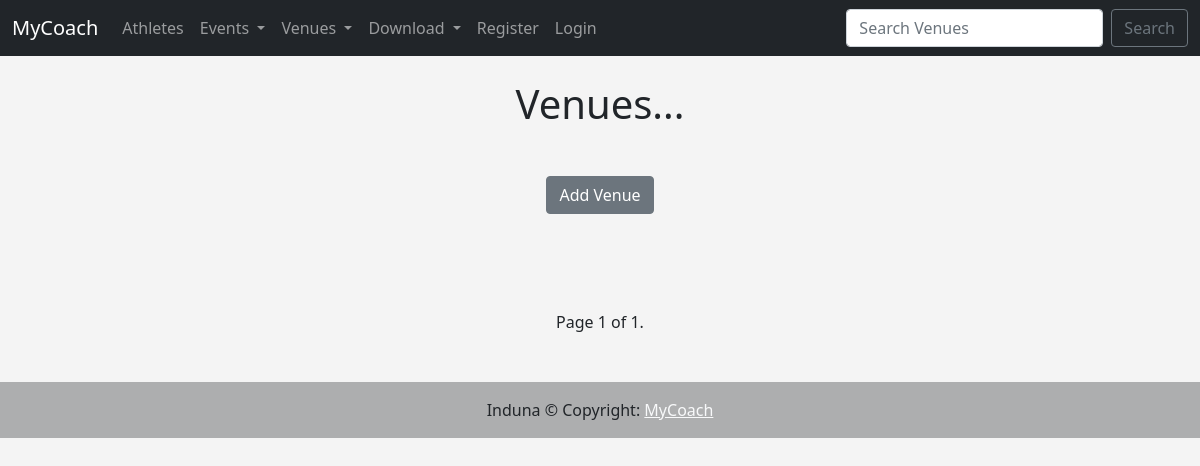
Before: /list_venues/ with the older database file.
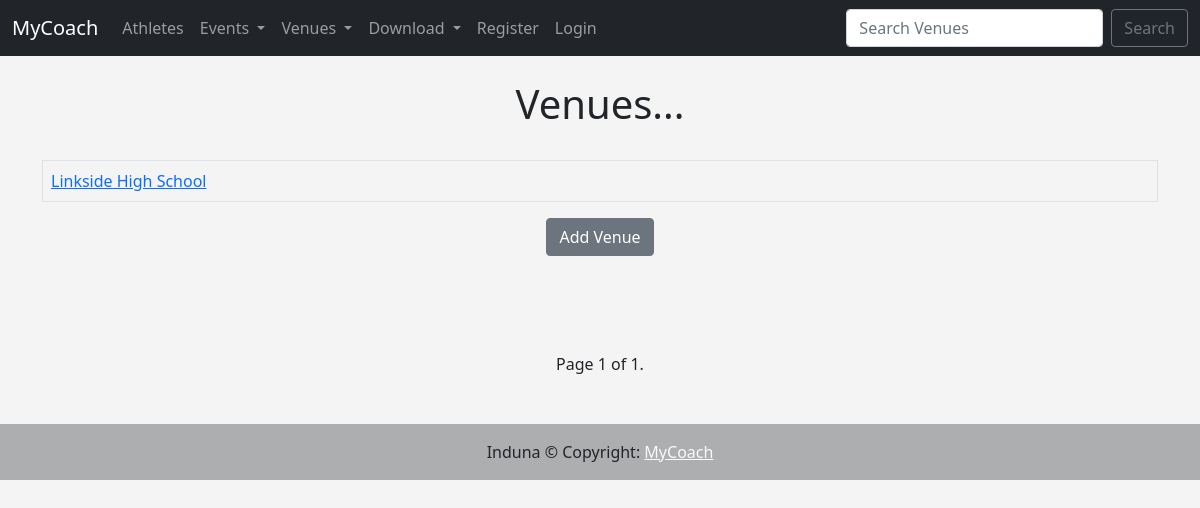
After: the same page with the newer database file.
### events/models.py (models this page shows, shortened)
class Venue(models.Model):
    name = models.CharField('Venue Name', max_length=100)
    address = models.CharField(max_length=300)
    city = models.CharField(max_length=100)
    phone = models.CharField('Phone Number', max_length=10)
    zip_code = models.CharField('Zip Code', max_length=10, blank=True)
    web = models.URLField('Website address', blank=True)
    email = models.EmailField('Email', blank=True)
    owner = models.IntegerField('Venue Owner', blank=False, default=1)
    venue_image = models.ImageField(null=True, blank=True, upload_to='images/')

### events/views.py (the view)
# urls.py: path('list_venues/', views.list_venues, name="list-venues"),
def list_venues(request) -> render:
    venue_list = Venue.objects.all()
    p = Paginator(Venue.objects.all(), 10)
    page = request.GET.get('page')
    venue_page = p.get_page(page)
    return render(request, 'venues/venue.html',
    {'venue_list': venue_list,
    'venue_page': venue_page})

### events/templates/venues/venue.html (shortened to what this page needs)
{% extends 'administration/base.html' %}
{% block content %}
<center>
<h1>Venues...</h1>
<br/>
<table class='table table-striped-hover table-bordered'>
{% for venue in venue_page %}
    <tr>
        <td>
            <a href="{% url 'show-venue' venue.id %}">
                {{ venue.name }}</a>
        </td>
    </tr>
{% endfor %}
</table>
    <button class="btn btn-secondary"
    type="submit"><a href="{% url 'add-venue' %}"></a>Add Venue</button>
<br/><br/><br/><br/><br/>
Page {{ venue_page.number }} of {{ venue_page.paginator.num_pages }}.
<br/><br/><br/>
</center>
{% endblock %}

Changed rows visible on the page:
added Venue: name "Linkside High School"
